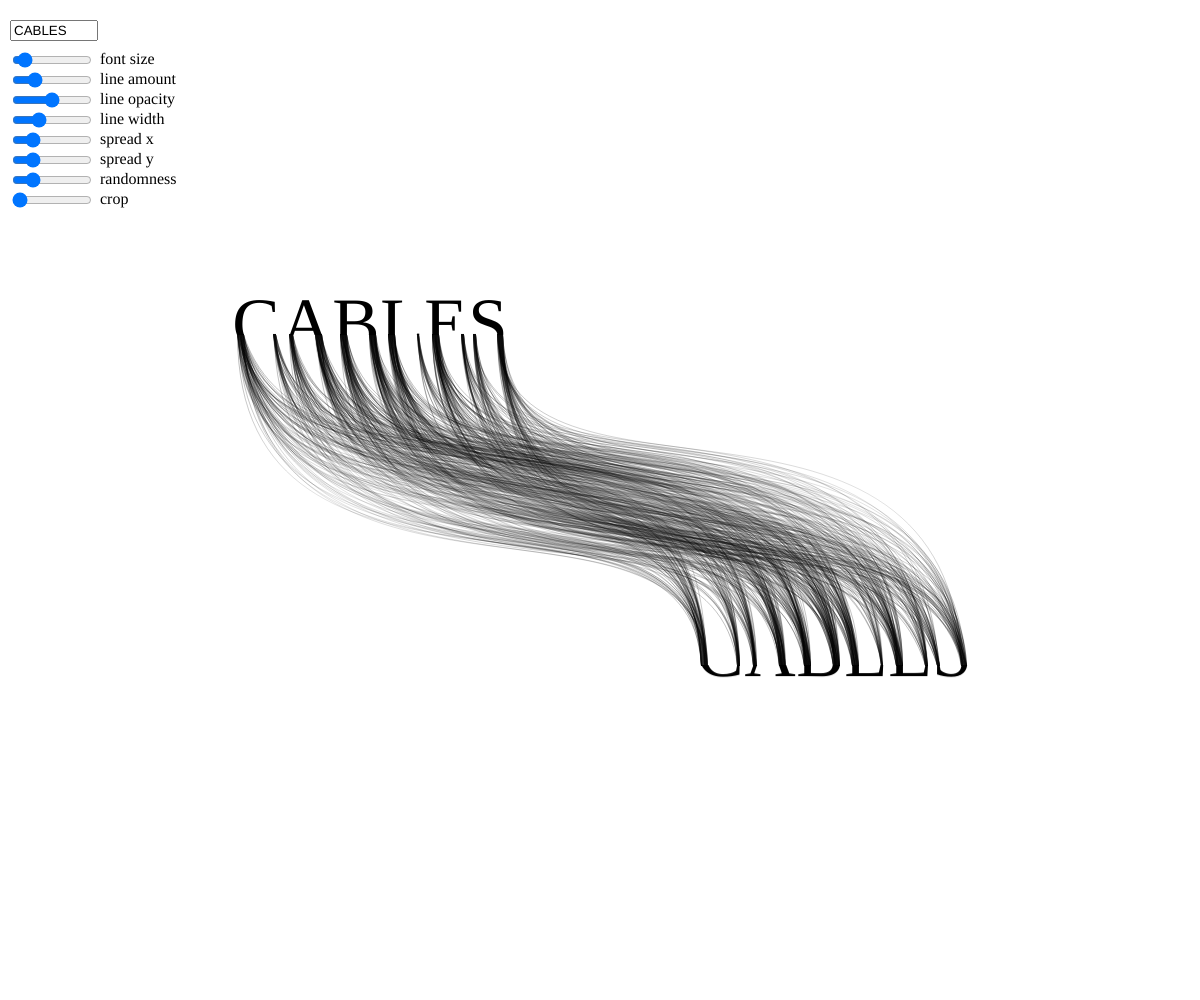
Frame 1 (no input)
Frame 60 (no input): identical to frame 1, image omitted
Frame 120 (the mouse pressed at the canvas centre since frame 60): identical to frame 1, image omitted

The p5.js sketch that drew this single still picture (run headless with seeded random() and noise() and a simulated clock; from frame 60 on, the mouse is pressed at the canvas centre):

// p5.js sketch
// ── sketch.js
/******************
Code by Vamoss
Original code link:
https://openprocessing.org/sketch/2218844

Author links:
http://vamoss.com.br
http://twitter.com/vamoss
http://github.com/vamoss
******************/

//original idea from Yugo Nakamura for a poster created to TOKYO TDC
//https://twitter.com/TokyoTDC/status/1770993934258565530

let message = "CABLES";
let fontSize = 100;
let rangeX = 0.2;
let rangeY = 0.2;
let lineMultiplication = 10;
let lineOpacity = 0.6;
let lineWidth = 0.3;
let randomness = 0.2;
let crop = 0;
let messageMouseX = 300;
let messageMouseY = 300;

lineOpacity

let messageSize;
let font;
let finalWidth;
let pointsIn, pointsOut;
let lettersImages;

//ui
let input, sliderFontSize, sliderLineMultiplication, sliderRange, slideRandomness, sliderCrop;

function preload() {
	font = 'Bebas Neue';
}

function setup() {
	createCanvas(windowWidth, windowHeight);
	pixelDensity(1);

	noStroke();
	fill(0);

	//ui
	input = createInput(message);
	input.position(10, 20);
	input.input(onMessageChange);
	input.size(80);

	sliderFontSize = createSlider(60, 600, fontSize, 1);
	sliderFontSize.position(10, 50);
	sliderFontSize.input(onMessageChange);
	sliderFontSize.size(80);
	createSpan('font size').position(100, 50);

	sliderLineMultiplication = createSlider(1, 40, lineMultiplication, 1);
	sliderLineMultiplication.position(10, 70);
	sliderLineMultiplication.input(onMessageChange);
	sliderLineMultiplication.size(80);
	createSpan('line amount').position(100, 70);

	sliderLineOpacity = createSlider(0.2, 1, lineOpacity, 0.001);
	sliderLineOpacity.position(10, 90);
	sliderLineOpacity.input(onMessageChange);
	sliderLineOpacity.size(80);
	createSpan('line opacity').position(100, 90);

	sliderLineWidth = createSlider(0, 1, lineWidth, 0.001);
	sliderLineWidth.position(10, 110);
	sliderLineWidth.input(onMessageChange);
	sliderLineWidth.size(80);
	createSpan('line width').position(100, 110);

	sliderRangeX = createSlider(0, 1, rangeX, 0.001);
	sliderRangeX.position(10, 130);
	sliderRangeX.input(onMessageChange);
	sliderRangeX.size(80);
	createSpan('spread x').position(100, 130);

	sliderRangeY = createSlider(0, 1, rangeY, 0.001);
	sliderRangeY.position(10, 150);
	sliderRangeY.input(onMessageChange);
	sliderRangeY.size(80);
	createSpan('spread y').position(100, 150);

	slideRandomness = createSlider(0, 1, randomness, 0.001);
	slideRandomness.position(10, 170);
	slideRandomness.input(onMessageChange);
	slideRandomness.size(80);
	createSpan('randomness').position(100, 170);

	sliderCrop = createSlider(0, 1, crop, 0.001);
	sliderCrop.position(10, 190);
	sliderCrop.input(onMessageChange);
	sliderCrop.size(80);
	createSpan('crop').position(100, 190);
	onMessageChange();
}

function draw() {
	background(255);
	randomSeed(0);

	var distX = messageMouseX / width;
	var distY = messageMouseY / height;
	var startX = round((width - finalWidth) * distX);
	var endX = round((width - finalWidth) * (1 - distX));
	var startY = height * distY;
	var endY = height * (1 - distY);

	//draw letters
	lettersImages.forEach(graph => {
		image(graph, round(graph.x + startX), startY, graph.width, graph.height / 2 - crop, 0, 0, graph.width, graph.height / 2 - crop);

		let xx = graph.x + endX;
		let yy = endY - graph.height / 2;
		image(graph, xx, yy, graph.width, graph.height, 0, graph.height / 2 + crop, graph.width, graph.height + crop);
	});

	if (pointsIn.length == 0 || pointsOut.length == 0)
		return;

	//draw connections
	strokeWeight(lineWidth);
	stroke(0);
	const gradient = drawingContext.createLinearGradient(startX, startY + lettersImages[0].height / 2, startX, endY - lettersImages[0].height / 2);
	gradient.addColorStop(0, "black");
	gradient.addColorStop(0.3, "rgba(0, 0, 0, " + lineOpacity + ")");
	gradient.addColorStop(0.5, "rgba(0, 0, 0, " + (lineOpacity * lineOpacity) + ")");
	gradient.addColorStop(0.7, "rgba(0, 0, 0, " + lineOpacity + ")");
	gradient.addColorStop(1, "black");
	drawingContext.strokeStyle = gradient;
	// stroke(0, lineOpacity*255);
	noFill();
	pointsIn.forEach((coord, index) => {
		for (var d = 0; d < lineMultiplication; d++) {
			const endCoord = random() > randomness ? pointsOut[floor(map(index, 0, pointsIn.length, 0, pointsOut.length))] : random(pointsOut);
			const controlY = random(-rangeY, rangeY);
			const anchorX1 = coord.x + startX + 0.5;//+0.5 to fix antialias
			const anchorY1 = coord.y + startY - 1;//-1 to fix gap
			const anchorX2 = endCoord.x + endX + 0.5;
			const anchorY2 = endY - endCoord.y + 1 + crop;
			const controlX1 = lerp(anchorX1, width / 2, random(rangeX));
			const controlY1 = lerp(anchorY1, anchorY2, 0.8 + controlY);
			const controlX2 = lerp(anchorX2, width / 2, random(rangeX));
			const controlY2 = lerp(anchorY1, anchorY2, 0.2 + controlY);
			bezier(anchorX1, anchorY1,
				controlX1, controlY1,
				controlX2, controlY2,
				anchorX2, anchorY2);
		}
	})
}

function onMessageChange() {
	message = input.value();
	fontSize = sliderFontSize.value();
	lineMultiplication = sliderLineMultiplication.value();
	lineOpacity = sliderLineOpacity.value();
	lineWidth = sliderLineWidth.value();
	rangeX = sliderRangeX.value();
	rangeY = sliderRangeY.value();
	randomness = slideRandomness.value();
	messageSize = Math.hypot(innerWidth, innerHeight) / Math.hypot(1920, 1080) * fontSize
	crop = floor(map(sliderCrop.value(), 0, 1, 0, messageSize / 2 * 0.8));

	/*
	console.log(
		"fontSize", fontSize,
		"lineMultiplication", lineMultiplication,
		"lineOpacity", lineOpacity,
		"lineWidth", lineWidth,
		"rangeX", rangeX,
		"rangeY", rangeY,
		"randomness", randomness,
	)
	/**/


	pointsIn = [];
	pointsOut = [];
	lettersImages = [];

	textFont(font);
	textSize(messageSize);

	var x = 0;
	finalWidth = textWidth(message);

	[...message].forEach(char => {
		var tW = ceil(textWidth(char));
		var graph = createGraphics(tW, messageSize);
		// graph.background(255, 0, 0);
		graph.textFont(font);
		graph.textSize(messageSize);
		graph.textAlign(CENTER, CENTER);
		graph.text(char, graph.width / 2, graph.height / 2 * 0.8);
		graph.x = round(x);
		lettersImages.push(graph);
		graph.loadPixels();

		const pD = graph.pixelDensity();
		const yIn = (graph.width * pD) * floor((graph.height / 2 - crop) * pD) * 4;
		const yOut = (graph.width * pD) * floor((graph.height / 2 + crop) * pD) * 4;
		for (let i = 0; i < graph.width; i++) {
			const alphaIndexIn = i * 4 * pD + yIn + 3;
			const alphaIndexOut = i * 4 * pD + yOut + 3;
			let alphaIn = graph.pixels[alphaIndexIn];
			let alphaOut = graph.pixels[alphaIndexOut];
			if (alphaIn > 100) {
				pointsIn.push({
					x: i + x,
					y: graph.height / 2 - crop
				});
			}
			if (alphaOut > 100) {
				pointsOut.push({
					x: i + x,
					y: graph.height / 2 + crop
				});
			}
		}

		x += tW;
	});
}
// ── cablesBridge.js
window.addEventListener("load", () => {
	// Listen for BroadcastChannel messages from Cables.gl
	const channel = new BroadcastChannel("cables_iframe_channel");
	channel.onmessage = (e) => {
		if (e.data && (e.data.type === "SET_VAR" || e.data.type === "SET_VARS")) {
			var varsToSet = e.data.vars || {};
			if (e.data.key !== undefined) {
				varsToSet[e.data.key] = e.data.value;
			}
			
			var changed = false;
			if (varsToSet.message !== undefined) {
				window.message = String(varsToSet.message);
				if (window.input) window.input.value(window.message);
				changed = true;
			}
			if (varsToSet.fontSize !== undefined) {
				window.fontSize = parseFloat(varsToSet.fontSize);
				if (window.sliderFontSize) window.sliderFontSize.value(window.fontSize);
				changed = true;
			}
			if (varsToSet.rangeX !== undefined) {
				window.rangeX = parseFloat(varsToSet.rangeX);
				if (window.sliderRangeX) window.sliderRangeX.value(window.rangeX);
				changed = true;
			}
			if (varsToSet.rangeY !== undefined) {
				window.rangeY = parseFloat(varsToSet.rangeY);
				if (window.sliderRangeY) window.sliderRangeY.value(window.rangeY);
				changed = true;
			}
			if (varsToSet.lineMultiplication !== undefined) {
				window.lineMultiplication = parseInt(varsToSet.lineMultiplication);
				if (window.sliderLineMultiplication) window.sliderLineMultiplication.value(window.lineMultiplication);
				changed = true;
			}
			if (varsToSet.lineOpacity !== undefined) {
				window.lineOpacity = parseFloat(varsToSet.lineOpacity);
				if (window.sliderLineOpacity) window.sliderLineOpacity.value(window.lineOpacity);
				changed = true;
			}
			if (varsToSet.lineWidth !== undefined) {
				window.lineWidth = parseFloat(varsToSet.lineWidth);
				if (window.sliderLineWidth) window.sliderLineWidth.value(window.lineWidth);
				changed = true;
			}
			if (varsToSet.randomness !== undefined) {
				window.randomness = parseFloat(varsToSet.randomness);
				if (window.slideRandomness) window.slideRandomness.value(window.randomness);
				changed = true;
			}
			if (varsToSet.crop !== undefined) {
				window.crop = parseFloat(varsToSet.crop);
				if (window.sliderCrop) window.sliderCrop.value(window.crop);
				changed = true;
			}
			if (varsToSet.messageMouseX !== undefined) {
				window.messageMouseX = parseFloat(varsToSet.messageMouseX);
			}
			if (varsToSet.messageMouseY !== undefined) {
				window.messageMouseY = parseFloat(varsToSet.messageMouseY);
			}
			
			if (changed && typeof window.onMessageChange === "function") {
				window.onMessageChange();
			}
		}
	};
});
